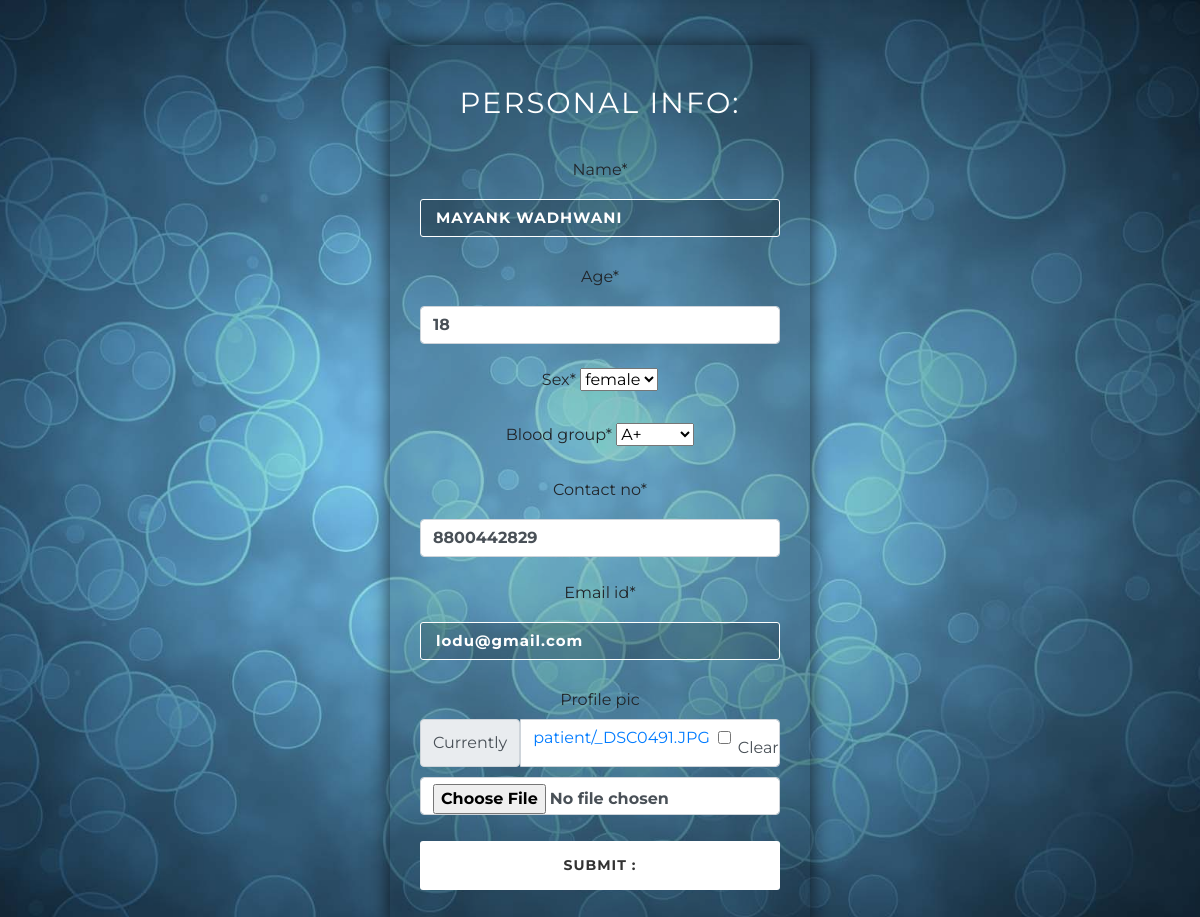
Page /user/updateProfile/1 (signed in) on the committed database.
### appointments/models.py (models this page shows, shortened)
class Patient (models.Model):
    user = models.OneToOneField(CustomUser, on_delete=models.CASCADE , null=True)
    profile_pic = models.ImageField(upload_to='patient', blank=True, null=True)
    name = models.CharField(max_length = 200 , blank = False)
    age = models.IntegerField(default = 18)
    sex = models.CharField(max_length = 100 , choices = sex )
    blood_group = models.CharField(max_length=10,  choices = blood_group )
    contact_no  = models.IntegerField()
    email_id = models.CharField(max_length=50)

### appointments/views.py (the view, shortened to what this page needs)
# urls.py: path('updateProfile/<int:pk>', views.UpdateProfile , name='UpdateProfile'),
def UpdateProfile(request , pk):
    patient = get_object_or_404(models.Patient, pk=pk)
    form = forms.UpdatePatientDetail(instance=patient)
    if request.user.person == 'patient':
        if request.method == 'POST':
            form = forms.UpdatePatientDetail(instance=patient, data=request.POST)
            if form.is_valid():
                form.save()
            return HttpResponseRedirect(patient.get_absolute_url())
        return render(request, 'appointments/UpdatePatientDetail.html', {'form':form, 'patient':patient})

### appointments/forms.py
class UpdatePatientDetail(forms.ModelForm):
    class Meta:
        model = models.Patient
        fields = [
            'name',
            'age',
            'sex',
            'blood_group',
            'contact_no',
            'email_id',
            'profile_pic'
        ]

### appointments/templates/appointments/UpdatePatientDetail.html (shortened to what this page needs)
{% extends "base_generic.html" %}
{% load static %}
{% load crispy_forms_tags %}
{% block css %}
<link href="{% static 'logincss.css' %}" rel="stylesheet" type="text/css" media="all" />
{% endblock %}
{% block content %}
	<div class="main">
		<div class="main-w3l">
			<div class="w3layouts-main">
				<h2><span>Personal Info: </span></h2>
        <form action="" method="POST">
            {{ form|crispy }}
            <input type="submit" class="btn btn-success" value="Submit : ">
            <br>
        </form>
			</div>
		</div>
	</div>
{% endblock %}

### appointments/static/logincss.css (style rules this page uses)
input { font-weight:bold!important ; text:white; }
html,body,div,span,applet,object,iframe,h1,h2,h3,h4,h5,h6,p,blockquote,pre,a,abbr,acronym,address,big,cite,code,del,dfn,em,img,ins,kbd,q,s,samp,small,strike,strong,sub,sup,tt,var,b,u,i,dl,dt,dd,ol,nav ul,nav li,fieldset,form,label,legend,table,caption,tbody,tfoot,thead,tr,th,td,article,aside,canvas,details,embed,figure,figcaption,footer,header,hgroup,menu,nav,output,ruby,section,summary,time,mark,audio,video { margin:0;padding:0;border:0;font-size:100%;font:inherit;vertical-align:baseline; }
a { text-decoration:none; }
body { font-family: 'Montserrat', sans-serif; margin:0; background: url(./images/bg.jpg) no-repeat; background-size: cover; -webkit-background-size: cover; -moz-background-size: cover; -o-background-size: cover; -ms-background-size: cover; background-attachment: fixed; background-position: center; }
body a { transition: 0.5s all; -webkit-transition: 0.5s all; -o-transition: 0.5s all; -moz-transition: 0.5s all; -ms-transition: 0.5s all; }
h1,h2,h3,h4,h5,h6 { margin:0; padding:0; }
.main { text-align: center; }
.w3layouts-main h2 { color: #fff; font-size: 29px; letter-spacing: 2px; text-transform: uppercase; margin-bottom: 30px; text-align: center; }
.w3layouts-main { max-width: 420px; margin: 0 auto; background:rgba(0, 0, 0, 0.2); text-align: center; -webkit-box-shadow: 0px 0px 20px 0px rgba(0, 0, 0, 0.75); -moz-box-shadow: 0px 0px 20px 0px rgba(0, 0, 0, 0.75); box-shadow: 0px 0px 20px 0px rgba(0, 0, 0, 0.75); }
.w3layouts-main { padding: 40px 30px; }
input[type="text"], input[type="email"], input[type="password"] { width: 100%; padding: 15px; outline: none; font-size: 15px; font-weight: 100; color: #fff; margin-bottom: 20px; font-family: 'Montserrat', sans-serif; border: 1px solid #fff; background: transparent; background:rgba(0, 0, 0, 0.2); letter-spacing: 1px; border-radius: 3px; -webkit-border-radius: 3px; -moz-border-radius: 3px; -ms-border-radius:3px; -o-border-radius: 3px; box-sizing: border-box; }
input[type="submit"] { width: 100%; padding: 14px 30px; font-size: 14px; border-radius: 3px; -webkit-border-radius: 3px; -moz-border-radius: 3px; -ms-border-radius:3px; -o-border-radius: 3px; text-transform: uppercase; letter-spacing: 1px; background: #fff; color: #333; border: none; outline: none; cursor: pointer; font-family: 'Montserrat', sans-serif; transition: 0.5s all; -webkit-transition: 0.5s all; -o-transition: 0.5s all; -moz-transition: 0.5s all; -ms-transition: 0.5s all; }

### appointments/templates/appointments/UpdatePatientDetail.html (style rules this page uses)
label { margin-bottom: 10px; margin-top: 10px; }
input { font-weight:bold!important ; text:white; margin-top: 10px; }

### rows in the picture
Patient: name "MAYANK WADHWANI", age "18", sex "female", blood_group "A+", contact_no "8800442829", email_id "lodu@gmail.com"
